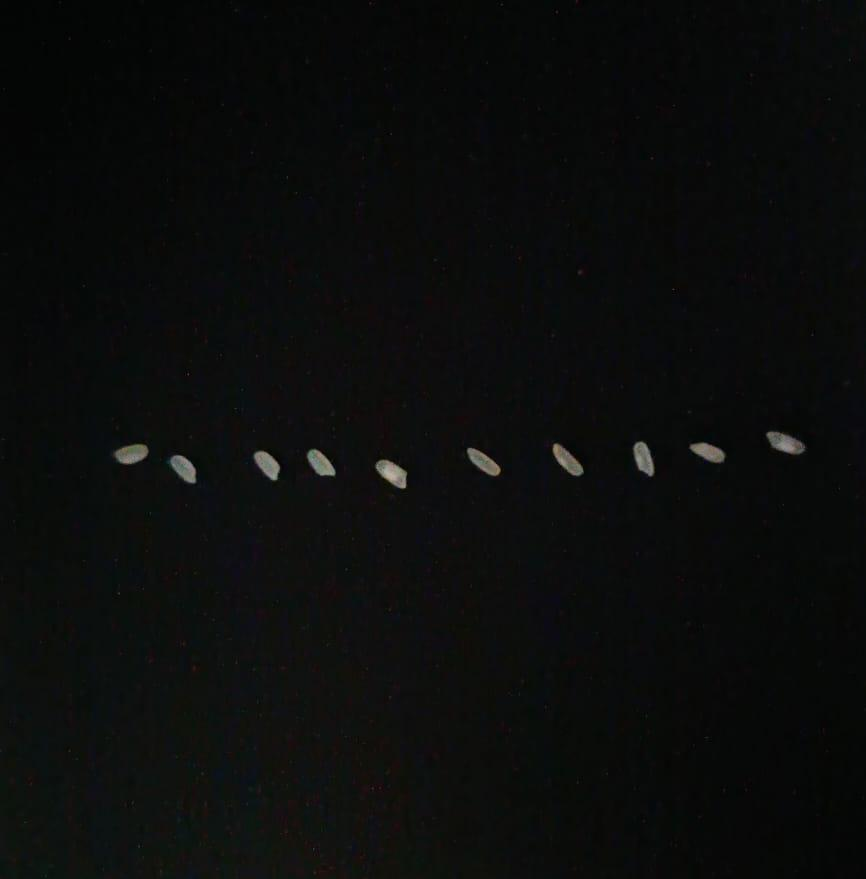
#> input picture python_Odev_3/princ.png.jpg, 866 x 879 px
$ python main.py
#> lines starting #> are read from the running program, lines starting #| are printed output that depends on the picture; after the words box and inside, x2 and y2 are one past the last pixel; in counts of white or black regions, pixels touching at a corner belong together
import cv2
import numpy as np


image=cv2.imread("princ.png.jpg") #görüntüyü okuyor
#> image is the input picture: shape (879, 866, 3); mean B, G, R 11.7, 12.5, 11.2
gray=cv2.cvtColor(image,cv2.COLOR_BGR2GRAY) #görüntüyü grileştriyor

ret,thresh1=cv2.threshold(gray,70,255,cv2.THRESH_BINARY)  #eşikleme uygulanıyor
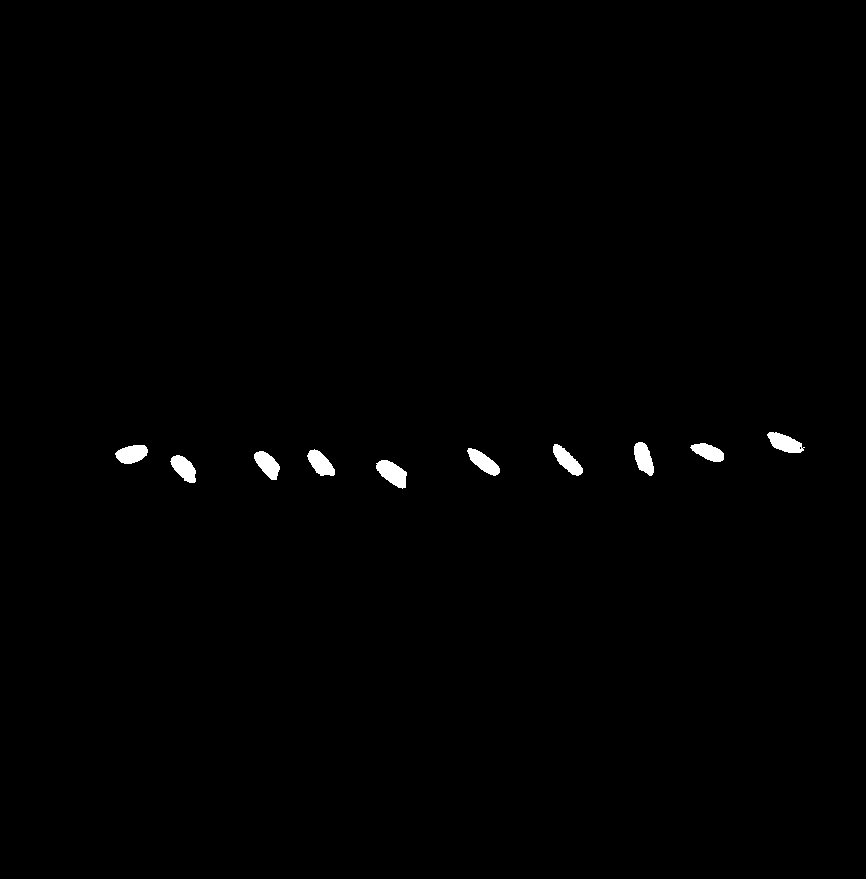
#> thresh1: shape (879, 866); 0.61% white; 10 white regions, largest, box (x1, y1, x2, y2) and area: (376, 460, 407, 489) 545, (767, 432, 805, 453) 482, (553, 444, 583, 476) 467

kernel=np.ones((5,5),np.uint8)# çekirdeğini buluyor


#erions ile dilation ile morfolojik işlem uygulanıyor
erions=cv2.erode(thresh1,kernel,iterations=1)
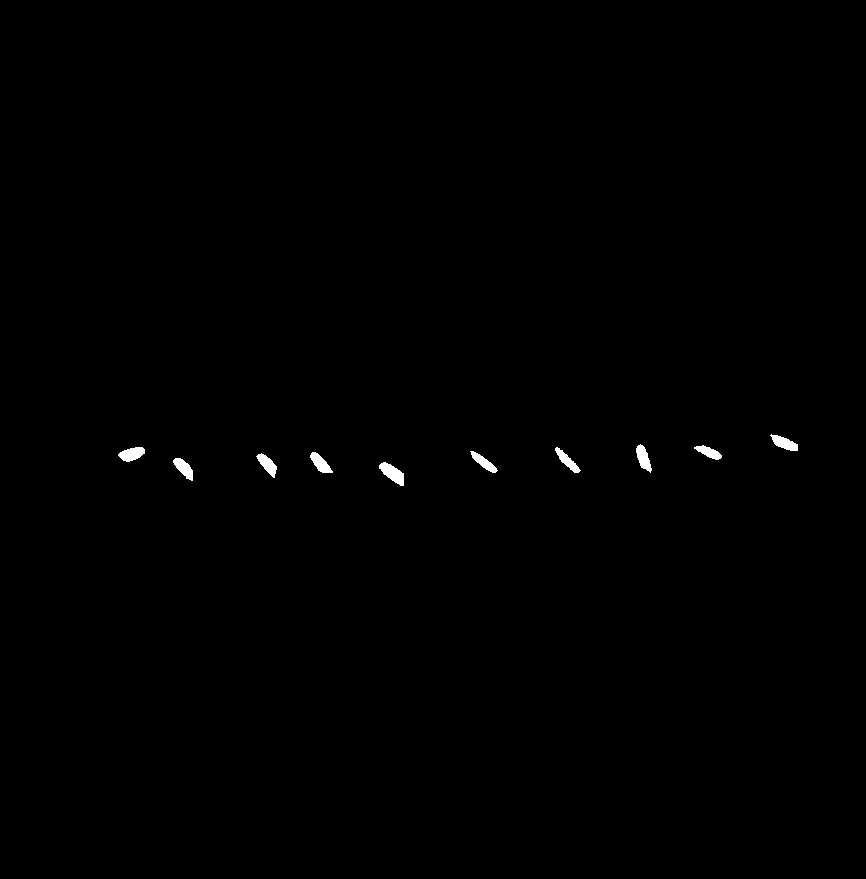
#> erions: shape (879, 866); 0.33% white; 10 white regions, largest, box (x1, y1, x2, y2) and area: (379, 462, 404, 486) 323, (118, 447, 145, 462) 271, (770, 434, 798, 451) 258
dilations=cv2.dilate(erions,kernel,iterations=1)
#> dilations: shape (879, 866); 0.59% white; 10 white regions

#konturleme yapılıyor ve görüntü BGR dan RGB ye dönüştürülüyor
(cnt, hierarchy) = cv2.findContours(
    dilations.copy(), cv2.RETR_EXTERNAL, cv2.CHAIN_APPROX_NONE)
#> cnt = 10 contours; largest, box (x1, y1, x2, y2) and area: (377, 460, 406, 488) 494, (553, 445, 583, 475) 418, (116, 445, 147, 464) 418, (768, 432, 800, 453) 413, (634, 442, 654, 475) 412
rgb = cv2.cvtColor(image, cv2.COLOR_BGR2RGB)
cv2.drawContours(rgb, cnt, -1, (0, 255, 0), 2)
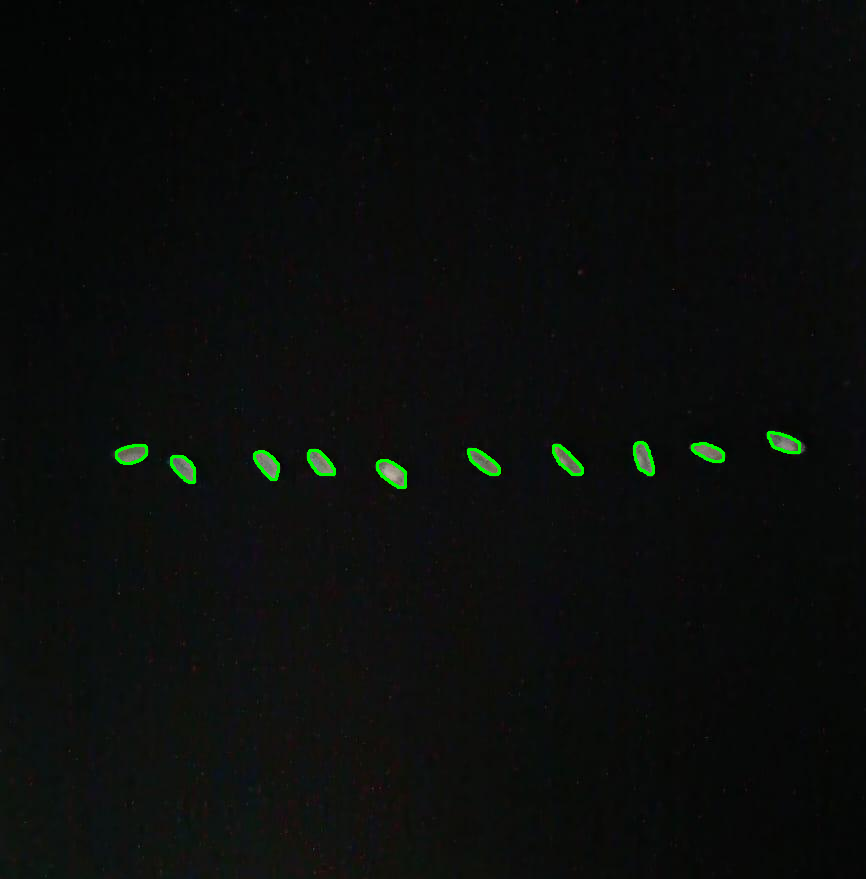
#> rgb: shape (879, 866, 3); mean R, G, B 10.9, 13.1, 11.4


cv2.imshow("original",image)
cv2.imshow("rgb",rgb)

print("Princ sayısı : ", len(cnt))
#| Princ sayısı :  10

cv2.waitKey(0)
cv2.destroyAllWindows()

$ run again, with python_Odev_3/odev3_ekran_görüntüsü.png saved as python_Odev_3/princ.png.jpg
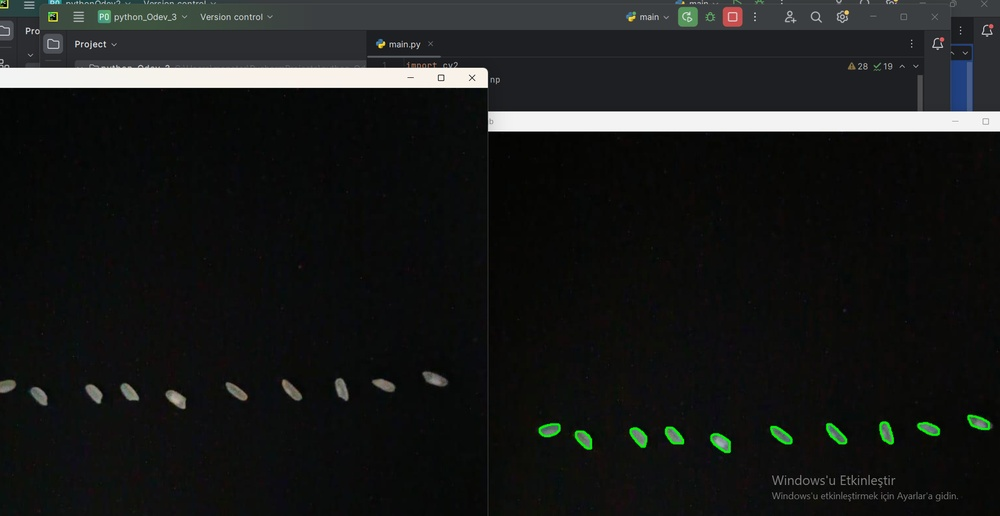
#> input picture python_Odev_3/odev3_ekran_görüntüsü.png, 1000 x 516 px, shrunk from 1902 x 981 before the run
#> image is the input picture: shape (516, 1000, 3); mean B, G, R 27.2, 28.1, 26.6
#> `ret,thresh1=cv2.threshold(gray,70,255,cv2.THRESH_BINARY)`:
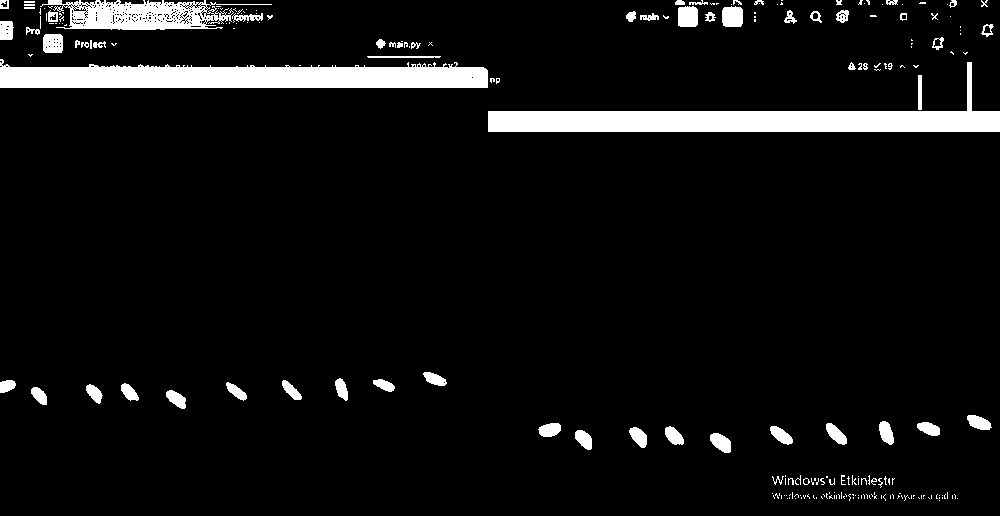
#> thresh1: shape (516, 1000); 6.6% white; 235 white regions (162 under 20 px), largest, box (x1, y1, x2, y2) and area: (488, 62, 1000, 132) 10997, (0, 59, 488, 88) 10476, (40, 0, 272, 30) 3715
#> erions: shape (516, 1000); 3.9% white; 41 white regions (9 under 20 px), largest, box (x1, y1, x2, y2) and area: (490, 64, 1000, 130) 8719, (0, 68, 486, 86) 8227, (86, 8, 189, 28) 542
#> dilations: shape (516, 1000); 5.6% white; 39 white regions (1 under 20 px)
#> cnt = 39 contours, 3 with area under 20; largest, box (x1, y1, x2, y2) and area: (488, 62, 1000, 132) 10417, (0, 66, 488, 88) 9744, (84, 6, 191, 30) 1042, (722, 7, 743, 27) 367, (678, 7, 698, 27) 355
#> `cv2.drawContours(rgb, cnt, -1, (0, 255, 0), 2)`:
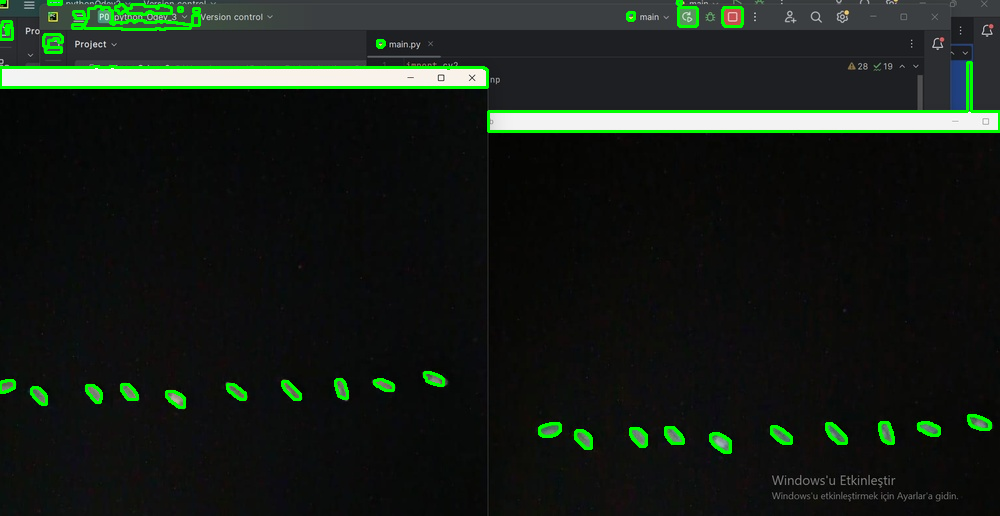
#> rgb: shape (516, 1000, 3); mean R, G, B 24, 31.5, 24.6
#| Princ sayısı :  39
